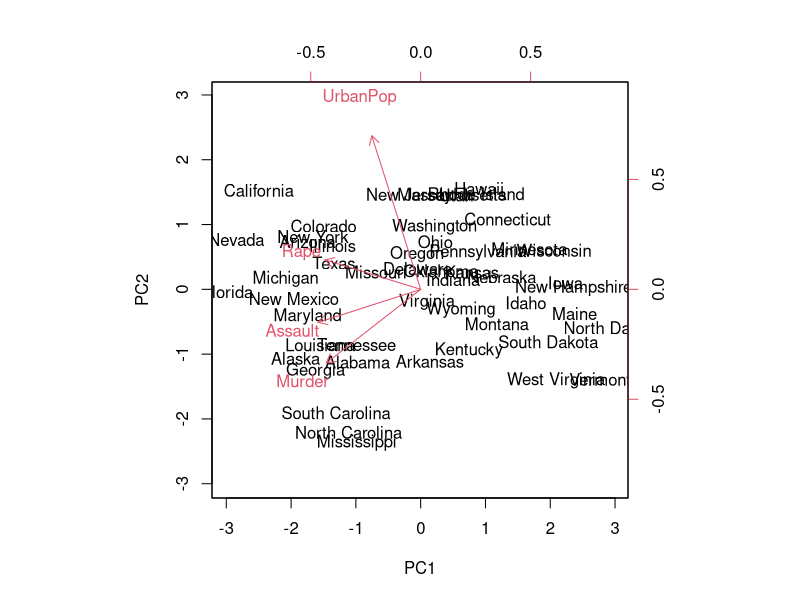
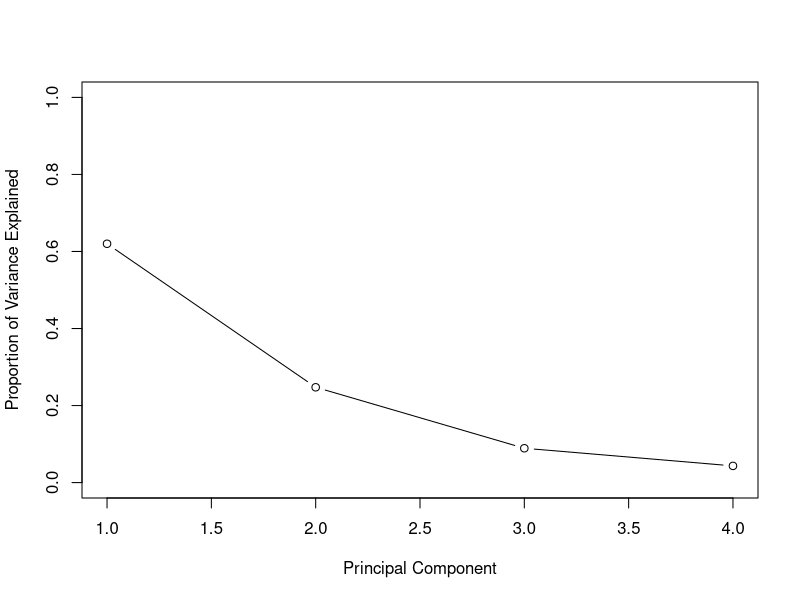
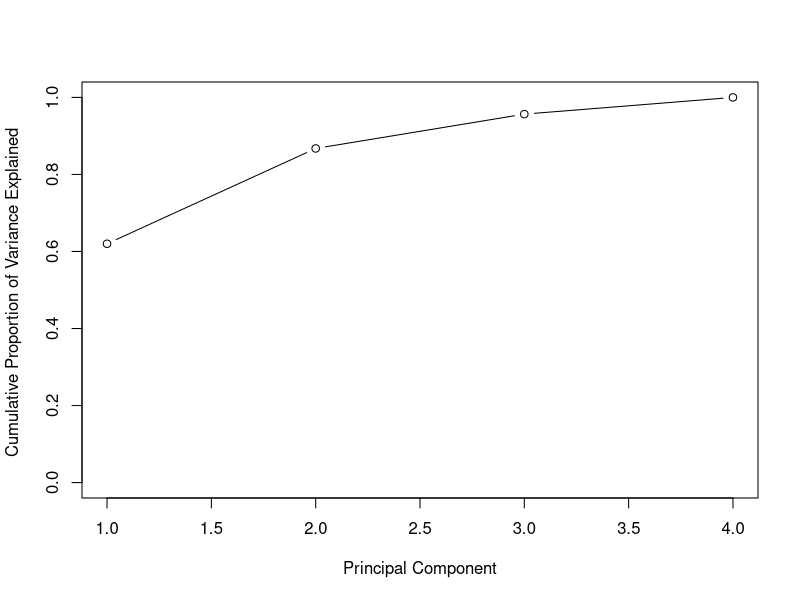
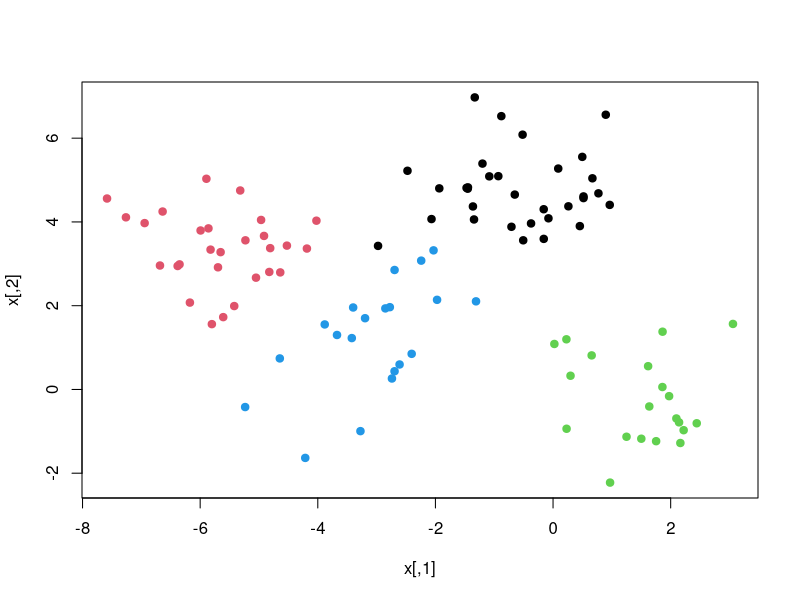
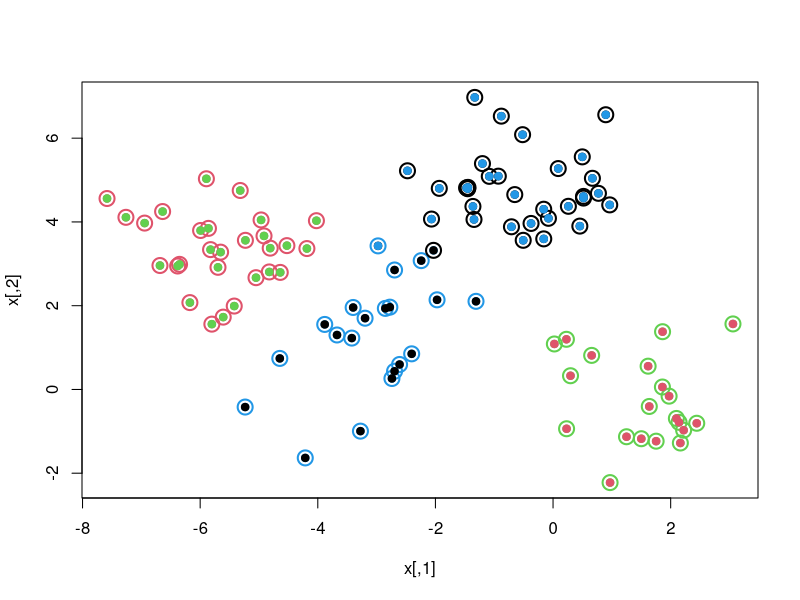
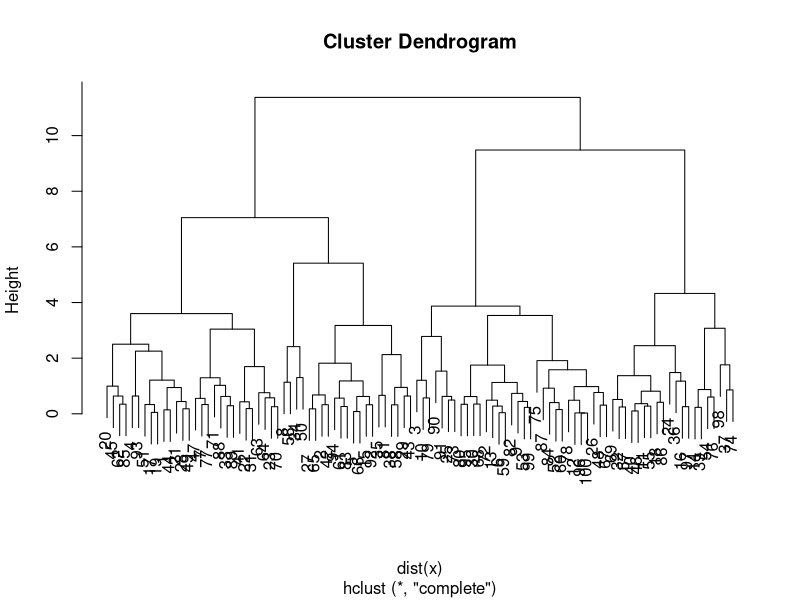
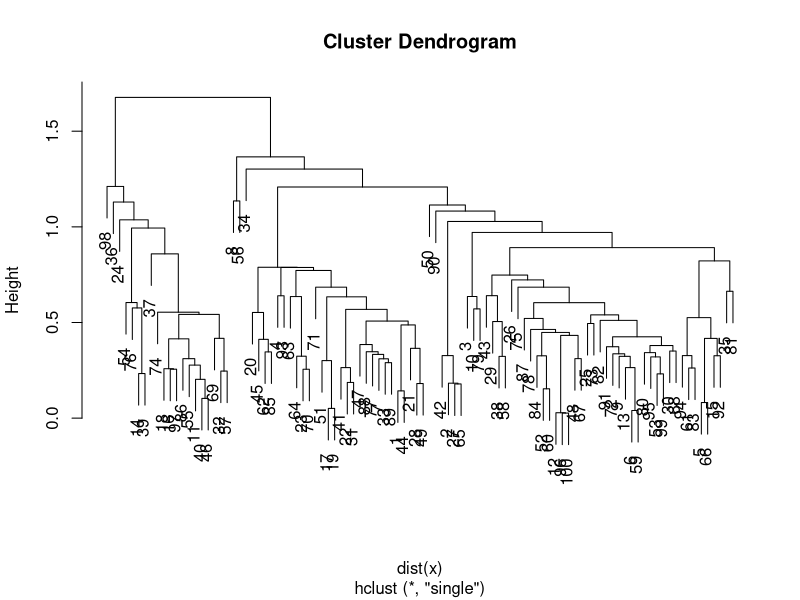
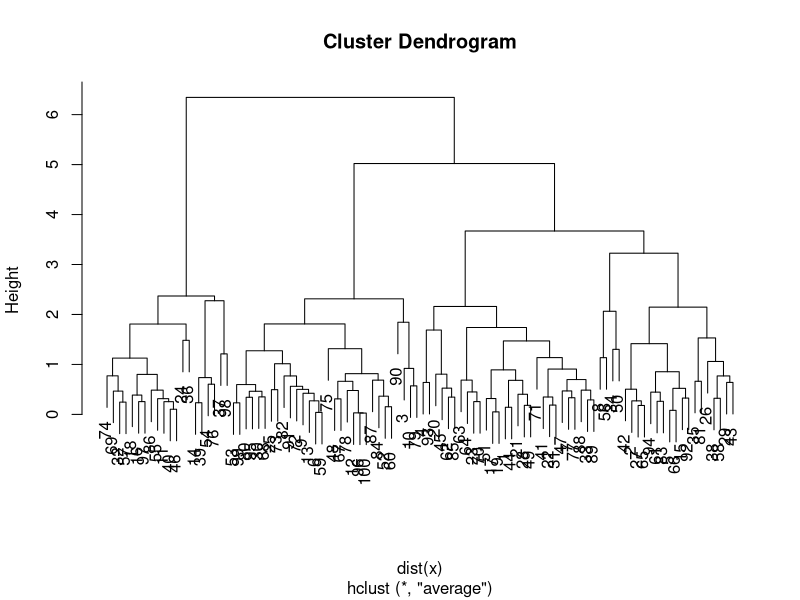

The R source for these figures, in order:
## ---- chunk 1
dimnames(USArrests)
apply(USArrests,2,mean)
apply(USArrests,2, var)
## ---- chunk 2
pca.out=prcomp(USArrests, scale=TRUE)
pca.out
names(pca.out)
## ---- chunk 3
biplot(pca.out, scale=0)
## ---- chunk 4
pca.out$sdev
pca.var =pca.out$sdev ^2
pca.var
## ---- chunk 5
pve=pca.var/sum(pca.var )
pve
## ---- chunk 6
plot(pve , xlab=" Principal Component ", ylab=" Proportion of Variance Explained ", ylim=c(0,1) ,type='b')
plot(cumsum (pve ), xlab=" Principal Component ", ylab ="Cumulative Proportion of Variance Explained ", ylim=c(0,1) , type='b')
## ---- chunk 7
set.seed(101)
x=matrix(rnorm(100*2),100,2)
xmean=matrix(rnorm(8,sd=4),4,2)
which=sample(1:4,100,replace=TRUE)
x=x+xmean[which,]
plot(x,col=which,pch=19)
## ---- chunk 8
km.out=kmeans(x,4,nstart=15)
km.out
plot(x,col=km.out$cluster,cex=2,pch=1,lwd=2)
points(x,col=which,pch=19)
points(x,col=c(4,3,2,1)[which],pch=19)
## ---- chunk 9
set.seed (3)
km.out=kmeans(x,4,nstart=1)
km.out$tot.withinss

km.out=kmeans(x,4,nstart=15)
km.out$tot.withinss
## ---- chunk 10
hc.complete=hclust(dist(x),method="complete")
plot(hc.complete)
hc.single=hclust(dist(x),method="single")
plot(hc.single)
hc.average=hclust(dist(x),method="average")
plot(hc.average)

## ---- chunk 11
hc.cut=cutree(hc.complete,4)
table(hc.cut,which)
table(hc.cut,km.out$cluster)
## ---- chunk 12
plot(hc.complete,labels=which)
